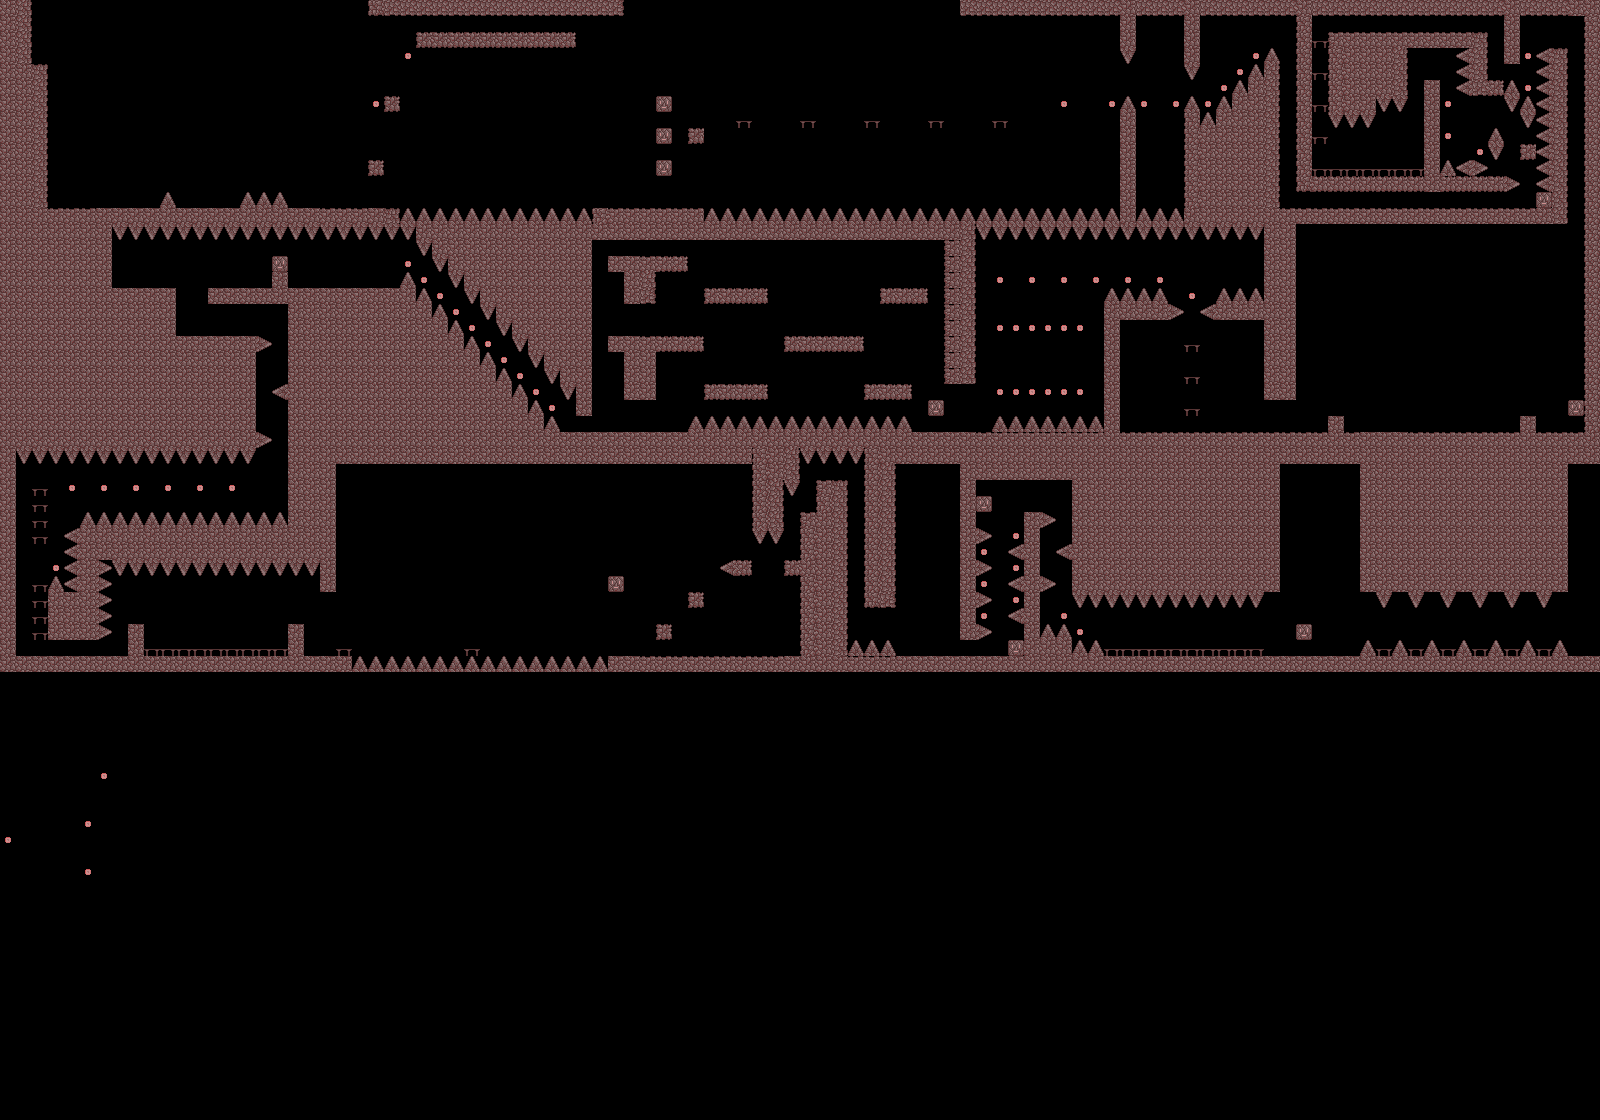

Tiled map render using the project's own tile images. Description and the map definition, with tile-layer contents summarised, below:
An orthogonal 100x70 tile map with 16x16 px tiles, 1 tile layer (map_layer) and 9 objects.

<map version="1.10" tiledversion="1.11.2" orientation="orthogonal" renderorder="right-down" width="100" height="70" tilewidth="16" tileheight="16" infinite="0" nextlayerid="4" nextobjectid="21">
 <tileset firstgid="1" source="world1_tiles.tsx" />
 <layer id="1" name="map_layer" width="100" height="70">
  <data>[7000 cells, 1820 non-empty, 20 distinct tile ids]</data>
 </layer>
 <objectgroup id="2" name="enemy_layer">
  <object id="1" x="1376" y="416" width="16" height="16">
   <properties>
    <property name="exportPosition" type="bool" value="true" />
    <property name="room" type="int" value="9" />
   </properties>
  </object>
  <object id="5" x="1136" y="384" width="16" height="16">
   <properties>
    <property name="exportPosition" type="bool" value="true" />
    <property name="room" type="int" value="8" />
   </properties>
  </object>
  <object id="6" x="1232" y="352" width="16" height="16">
   <properties>
    <property name="exportPosition" type="bool" value="true" />
    <property name="room" type="int" value="8" />
   </properties>
  </object>
  <object id="7" x="1024" y="352" width="16" height="16">
   <properties>
    <property name="exportPosition" type="bool" value="true" />
    <property name="room" type="int" value="8" />
   </properties>
  </object>
  <object id="13" x="880" y="336" width="16" height="16">
   <properties>
    <property name="exportPosition" type="bool" value="true" />
    <property name="room" type="int" value="7" />
   </properties>
  </object>
  <object id="14" x="816" y="288" width="16" height="16">
   <properties>
    <property name="exportPosition" type="bool" value="true" />
    <property name="room" type="int" value="7" />
   </properties>
  </object>
  <object id="15" x="736" y="336" width="16" height="16">
   <properties>
    <property name="exportPosition" type="bool" value="true" />
    <property name="room" type="int" value="7" />
   </properties>
  </object>
  <object id="16" x="192" y="272" width="16" height="16">
   <properties>
    <property name="exportPosition" type="bool" value="true" />
    <property name="room" type="int" value="5" />
   </properties>
  </object>
  <object id="17" x="208" y="624" width="16" height="16">
   <properties>
    <property name="exportPosition" type="bool" value="true" />
    <property name="room" type="int" value="10" />
   </properties>
  </object>
 </objectgroup>
</map>